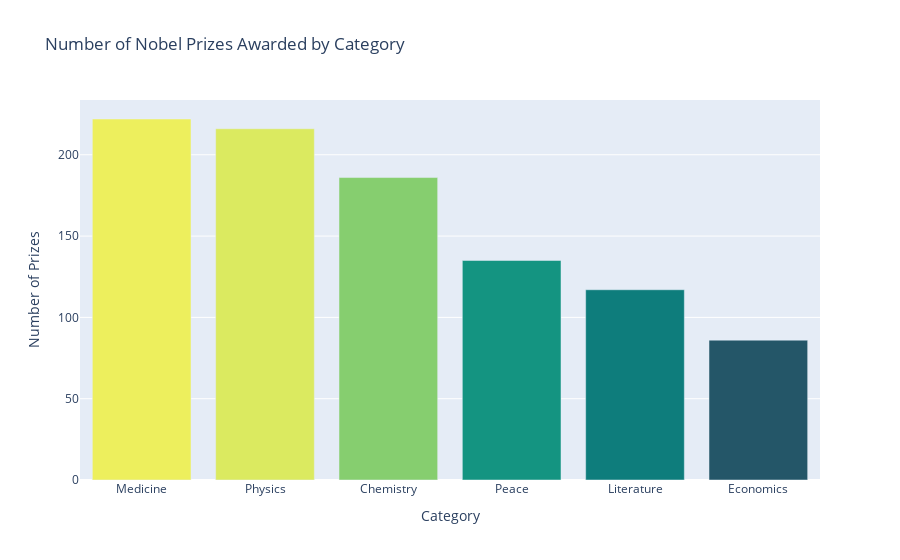

Source (notebook cell):
### Code cell
df_cat = df.value_counts('category')

v_bar = px.bar(x=df_cat.index, y=df_cat.values,
               color=df_cat.values, color_continuous_scale='Aggrnyl',
               title='Number of Nobel Prizes Awarded by Category')
v_bar.update_layout(xaxis_title='Category',
                    yaxis_title='Number of Prizes',
                    coloraxis_showscale=False)

### Figure 1 — Plotly figure (JSON) as saved in the notebook; plotly's stock layout.template omitted (floating-point values rounded to 4 significant figures)
{"data": [{"alignmentgroup": "True", "hovertemplate": "x=%{x}<br>y=%{y}<br>color=%{marker.color}<extra></extra>", "legendgroup": "", "marker": {"color": [222, 216, 186, 135, 117, 86], "coloraxis": "coloraxis", "pattern": {"shape": ""}}, "name": "", "offsetgroup": "", "orientation": "v", "showlegend": false, "textposition": "auto", "x": ["Medicine", "Physics", "Chemistry", "Peace", "Literature", "Economics"], "xaxis": "x", "y": [222, 216, 186, 135, 117, 86], "yaxis": "y", "type": "bar"}], "layout": {"xaxis": {"anchor": "y", "domain": [0.0, 1.0], "title": {"text": "Category"}}, "yaxis": {"anchor": "x", "domain": [0.0, 1.0], "title": {"text": "Number of Prizes"}}, "coloraxis": {"colorbar": {"title": {"text": "color"}}, "colorscale": [[0.0, "rgb(36, 86, 104)"], [0.1667, "rgb(15, 114, 121)"], [0.3333, "rgb(13, 143, 129)"], [0.5, "rgb(57, 171, 126)"], [0.6667, "rgb(110, 197, 116)"], [0.8333, "rgb(169, 220, 103)"], [1.0, "rgb(237, 239, 93)"]], "showscale": false}, "legend": {"tracegroupgap": 0}, "title": {"text": "Number of Nobel Prizes Awarded by Category"}, "barmode": "relative"}}
